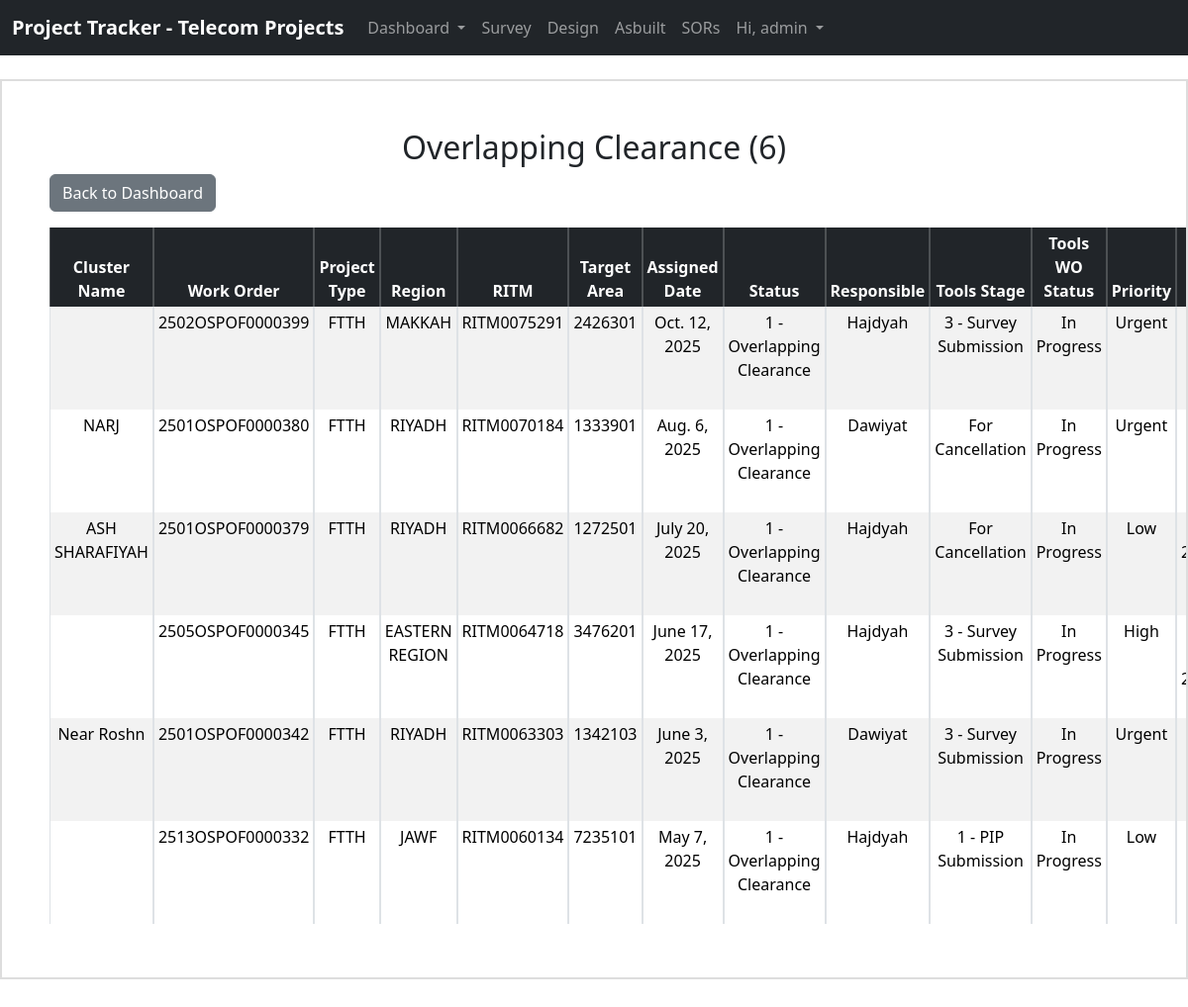
Screenshot of /survey/filter/overlapping/ (signed in) with the database file from the repository.
### website/models.py (models this page shows, shortened)
class survey(models.Model):
    cluster_name = models.CharField(max_length=200, blank=True)
    work_order = models.CharField(max_length=16)
    region = models.CharField(max_length=20, blank=True)
    project_type = models.CharField(max_length=20, blank=True)
    RITM = models.CharField(max_length=11)
    target_area = models.IntegerField(blank=True, null=True)
    date_assigned = models.DateField()
    status = models.CharField(max_length=50)
    responsible = models.CharField(max_length=100)
    tools = models.CharField(max_length=50)
    wo_status = models.CharField(max_length=50)
    priority = models.CharField(max_length=20)
    remarks = models.TextField(blank=True)
    updated_at = models.DateTimeField(auto_now=True)
    updated_by = models.ForeignKey(
        User, on_delete=models.SET_NULL, null=True, blank=True
    )

### website/views.py (the view)
def survey_filter(request, filter_type):
    if filter_type == "overlapping":
        items = survey.objects.filter(
            status__icontains="1 - Overlapping Clearance")
        title = "Overlapping Clearance"
    elif filter_type == "parceling":
        items = survey.objects.filter(status__icontains="2 - Parceling Stage")
        title = "Parceling Stage"
    elif filter_type == "gis_post":
        items = survey.objects.filter(status__icontains="3 - GIS Post")
        title = "GIS Post"
    elif filter_type == "tool_access":
        items = survey.objects.filter(
            status__icontains="4 - Survey tool Access")
        title = "Survey Tool Access"
    elif filter_type == "survey_stage":
        items = survey.objects.filter(status__icontains="5 - Survey Stage")
        title = "Survey Stage"
    elif filter_type == "cluster_id":
        items = survey.objects.filter(
            status__icontains="6 - Cluster ID Acquisition")
        title = "Cluster ID Acquisition"
    elif filter_type == "hld_submission":
        items = survey.objects.filter(
            status__icontains="7 - HLD Package Submission")
        title = "HLD Package Submission"
    elif filter_type == "hld_approval":
        items = survey.objects.filter(
            status__icontains="8 - HLD Package Approval")
        title = "HLD Package Approval"
    elif filter_type == "completed":
        items = survey.objects.filter(status__icontains="9 - Completed")
        title = "Completed"
    elif filter_type == "for_cancellation":
        items = survey.objects.filter(
            status__icontains="10 - For Cancellation")
        title = "For Cancellation"
    elif filter_type == "cancelled":
        items = survey.objects.filter(status__icontains="11 - Cancelled")
        title = "Cancelled"
    else:
        items = survey.objects.none()
        title = "Unknown Filter"
    context = {
        "items": items,
        "title": title,
        "count": items.count(),
    }
    return render(request, "survey_filter.html", context)

### website/templates/survey_filter.html (shortened to what this page needs)
{% extends 'base.html' %}
{% load tz %}
{% block content %}
{% if user.is_authenticated %}
{% load static %}
<div class="table-container mt-6 p-5">
    <h2 class="text-center">{{ title }} ({{ count }})</h2>
    <a href="{% url 'home' %}" class="btn btn-secondary mb-3">Back to Dashboard</a>
    <table class="table text-center table-striped table-hover table-bordered table-sm">
        <thead class="table-dark sticky-header">
            <tr>
                <th>Cluster Name</th>
                <th>Work Order</th>
                <th>Project Type</th>
                <th>Region</th>
                <th>RITM</th>
                <th>Target Area</th>
                <th>Assigned Date</th>
                <th>Status</th>
                <th>Responsible</th>
                <th>Tools Stage</th>
                <th>Tools WO Status</th>
                <th>Priority</th>
                <th>Remarks</th>
            </tr>
        </thead>
        <tbody>
            {% for row in items %}
            <tr>
                <td>{{ row.cluster_name }}</td>
                <td>{{ row.work_order }}</td>
                <td>{{ row.project_type }}</td>
                <td>{{ row.region }}</td>
                <td>{{ row.RITM }}</td>
                <td>{{ row.target_area }}</td>
                <td>{{ row.date_assigned }}</td>
                <td>{{ row.status }}</td>
                <td>{{ row.responsible }}</td>
                <td>{{ row.tools }}</td>
                <td>{{ row.wo_status }}</td>
                <td>{{ row.priority }}</td>
                <td>{{ row.remarks }}</td>
            </tr>
            {% empty %}
            <tr>
                <td colspan="7">No Records Found</td>
            </tr>
            {% endfor %}
        </tbody>
    </table>
</div>
{% endif %}
{% endblock %}

### website/templates/navbar.html (shortened to what this page needs)
<nav class="navbar navbar-expand-lg navbar-dark bg-dark">
    <div class="container-fluid">
        <a class="navbar-brand" href="{% url 'home' %}"><strong>Project Tracker - Telecom Projects</strong></a>
        {% if user.is_authenticated %}
        <div class="collapse navbar-collapse" id="navbarSupportedContent">
            <ul class="navbar-nav me-auto mb-4 mb-lg-0">
                <li class="nav-item dropdown">
                    <a class="nav-link dropdown-toggle" href="#" role="button" data-bs-toggle="dropdown"
                        aria-expanded="false">
                        Dashboard
                    </a>
                </li>
                <li class="nav-item">
                    <a class="nav-link" href="{% url 'survey' %}">Survey</a>
                </li>
                <li class="nav-item">
                    <a class="nav-link" href="{% url 'design' %}">Design</a>
                </li>
                <li class="nav-item">
                    <a class="nav-link" href="#">Asbuilt</a>
                </li>
                <li class="nav-item">
                    <a class="nav-link" href="{% url 'sor' %}">SORs</a>
                </li>
                <li class="nav-item dropdown">
                    <a class="nav-link dropdown-toggle" href="#" role="button" data-bs-toggle="dropdown"
                        aria-expanded="false">
                        Hi, {{ user.username }}
                    </a>
                </li>
            </ul>
        </div>
        {% endif %}
    </div>
</nav>

### website/templates/base.html (style rules this page uses)
thead th { position: sticky; top: 140px; z-index: 998; background: #212529 !important; color: white !important; }
.table-container { max-height: 70vh; overflow-y: auto; }

### website/templates/survey_filter.html (style rules this page uses)
.table-container { max-height: 70vh; overflow-y: auto; border: 2px solid #ddd; }
.table-container table { border-collapse: separate; border-spacing: 0; }
.sticky-header th { position: sticky; top: 0; z-index: 20; background: #212529 !important; color: white !important; }

### rows the page displays
survey: work_order "2502OSPOF0000399", project_type "FTTH", region "MAKKAH", RITM "RITM0075291", target_area "2426301", date_assigned "Oct. 12, 2025", status "1 - Overlapping Clearance", responsible "Hajdyah", tools "3 - Survey Submission", wo_status "In Progress", priority "Urgent"
survey: cluster_name "NARJ", work_order "2501OSPOF0000380", project_type "FTTH", region "RIYADH", RITM "RITM0070184", target_area "1333901", date_assigned "Aug. 6, 2025", status "1 - Overlapping Clearance", responsible "Dawiyat", tools "For Cancellation", wo_status "In Progress", priority "Urgent"
survey: cluster_name "ASH SHARAFIYAH", work_order "2501OSPOF0000379", project_type "FTTH", region "RIYADH", RITM "RITM0066682", target_area "1272501", date_assigned "July 20, 2025", status "1 - Overlapping Clearance", responsible "Hajdyah", tools "For Cancellation", wo_status "In Progress", priority "Low"
survey: work_order "2505OSPOF0000345", project_type "FTTH", region "EASTERN REGION", RITM "RITM0064718", target_area "3476201", date_assigned "June 17, 2025", status "1 - Overlapping Clearance", responsible "Hajdyah", tools "3 - Survey Submission", wo_status "In Progress", priority "High"
survey: cluster_name "Near Roshn", work_order "2501OSPOF0000342", project_type "FTTH", region "RIYADH", RITM "RITM0063303", target_area "1342103", date_assigned "June 3, 2025", status "1 - Overlapping Clearance", responsible "Dawiyat", tools "3 - Survey Submission", wo_status "In Progress", priority "Urgent"
survey: work_order "2513OSPOF0000332", project_type "FTTH", region "JAWF", RITM "RITM0060134", target_area "7235101", date_assigned "May 7, 2025", status "1 - Overlapping Clearance", responsible "Hajdyah", tools "1 - PIP Submission", wo_status "In Progress", priority "Low"

### other values shown
{{ user.username }} "admin"
{{ title }} "Overlapping Clearance"
{{ count }} "6"
